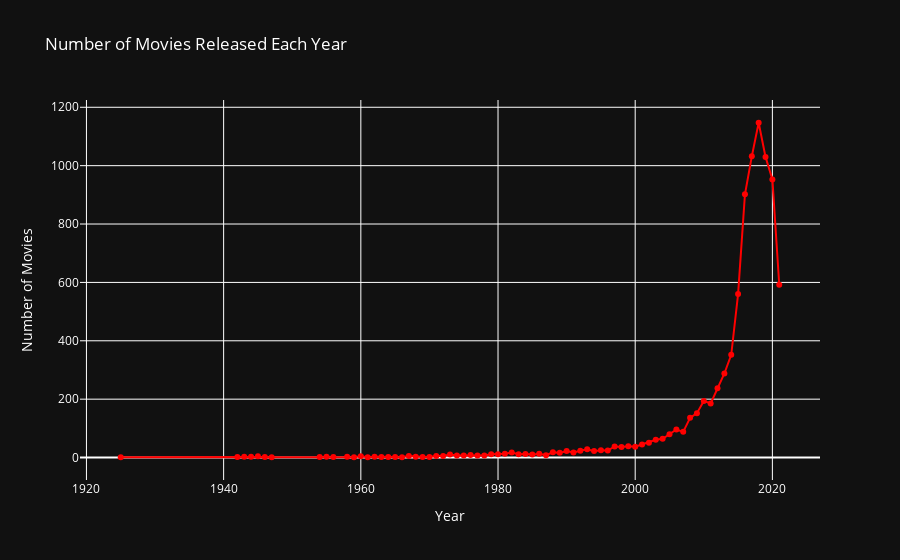

Source (notebook cell):
### Markdown cell above
<div style="background-color:#8B0000; border-radius:2px; border:#000000 solid; padding: 15px; font-size:100%; text-align:center">
    <h2 align="center" style="color:#000000;"><b>Visualization</b></h2>
</div>

### Code cell
movie_counts = df['release_year'].value_counts().sort_index()
fig = px.line(x=movie_counts.index, y=movie_counts.values, labels={'x': 'Year', 'y': 'Number of Movies'},
              title='Number of Movies Released Each Year', line_shape='linear', markers=True)

fig.update_layout(
    plot_bgcolor='rgb(17, 17, 17)',
    paper_bgcolor='rgb(17, 17, 17)',
    font_color='white',
)

fig.update_traces(line=dict(color='red'), marker=dict(color='red'))
fig.show()

### Figure 1 — Plotly figure (JSON) as saved in the notebook; plotly's stock layout.template omitted (floating-point values rounded to 4 significant figures)
{"data": [{"hovertemplate": "Year=%{x}<br>Number of Movies=%{y}<extra></extra>", "legendgroup": "", "line": {"color": "red", "dash": "solid", "shape": "linear"}, "marker": {"color": "red", "symbol": "circle"}, "mode": "markers+lines", "name": "", "orientation": "v", "showlegend": false, "type": "scatter", "x": [1925, 1942, 1943, 1944, 1945, 1946, 1947, 1954, 1955, 1956, 1958, 1959, 1960, 1961, 1962, 1963, 1964, 1965, 1966, 1967, 1968, 1969, 1970, 1971, 1972, 1973, 1974, 1975, 1976, 1977, 1978, 1979, 1980, 1981, 1982, 1983, 1984, 1985, 1986, 1987, 1988, 1989, 1990, 1991, 1992, 1993, 1994, 1995, 1996, 1997, 1998, 1999, 2000, 2001, 2002, 2003, 2004, 2005, 2006, 2007, 2008, 2009, 2010, 2011, 2012, 2013, 2014, 2015, 2016, 2017, 2018, 2019, 2020, 2021], "xaxis": "x", "y": [1, 2, 3, 3, 4, 2, 1, 2, 3, 2, 3, 1, 4, 1, 3, 2, 2, 2, 1, 5, 3, 2, 2, 5, 5, 10, 7, 7, 9, 7, 7, 11, 11, 13, 17, 11, 12, 10, 13, 8, 18, 16, 22, 17, 23, 28, 22, 25, 24, 38, 36, 39, 37, 45, 51, 61, 64, 80, 96, 88, 136, 152, 194, 185, 237, 288, 352, 560, 902, 1032, 1147, 1030, 953, 592], "yaxis": "y"}], "layout": {"font": {"color": "white"}, "legend": {"tracegroupgap": 0}, "paper_bgcolor": "rgb(17, 17, 17)", "plot_bgcolor": "rgb(17, 17, 17)", "title": {"text": "Number of Movies Released Each Year"}, "xaxis": {"anchor": "y", "domain": [0, 1], "title": {"text": "Year"}}, "yaxis": {"anchor": "x", "domain": [0, 1], "title": {"text": "Number of Movies"}}}}
